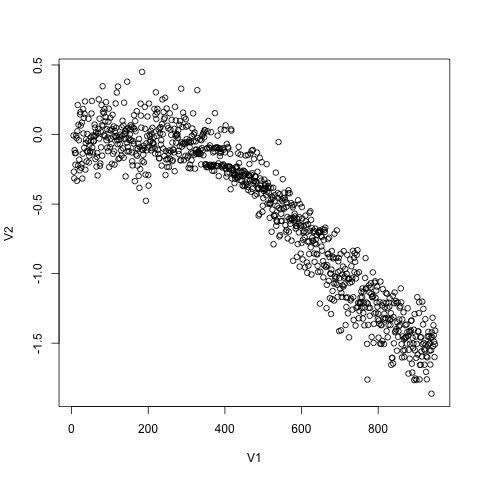

This chart was generated by the following R code:

a <-read.csv("trial-3-20171229141234.csv", header = FALSE)
plot(a)
png("trial-3-20171229141234.csv.png")
plot(a)

